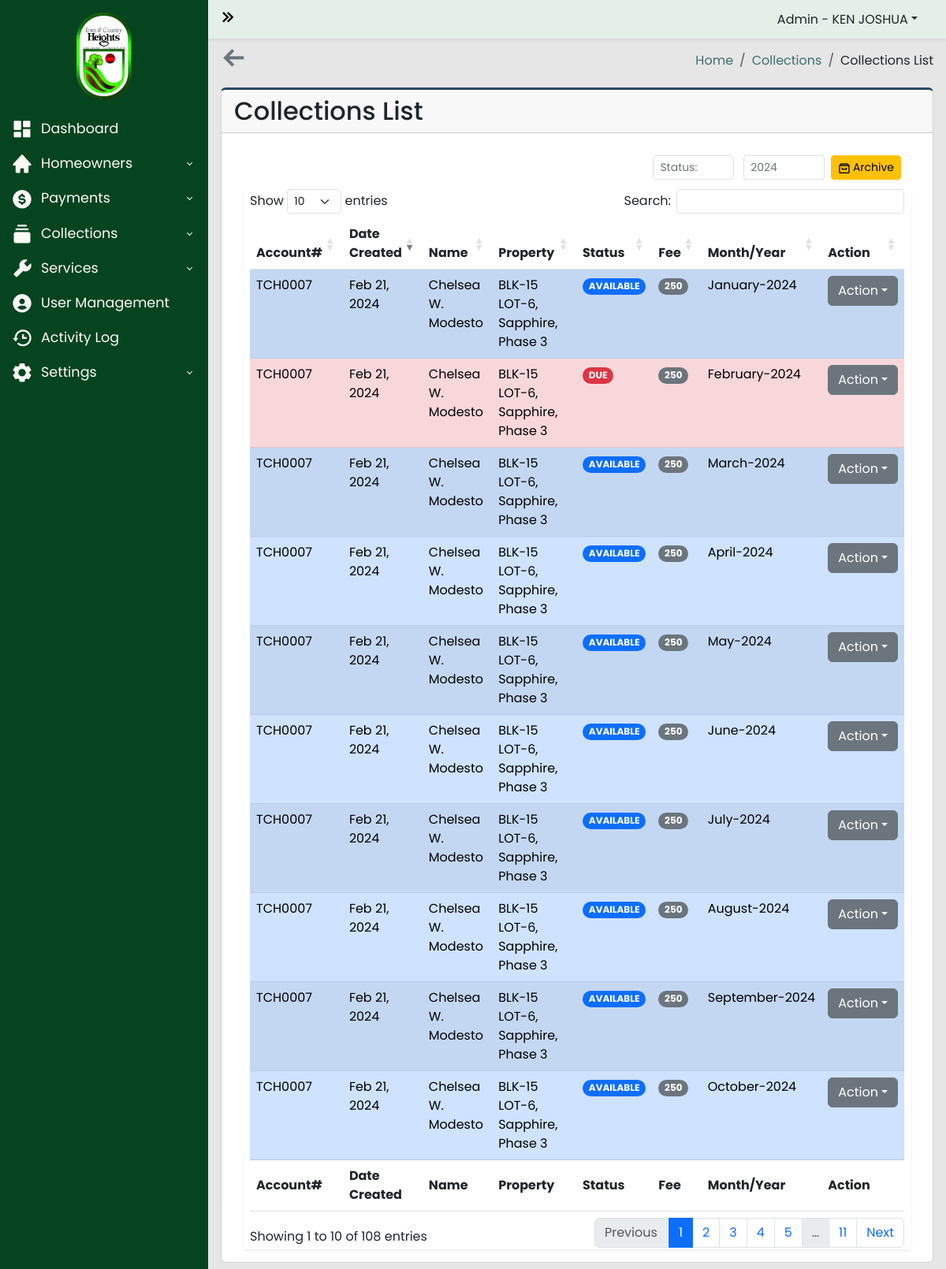
/admin-panel/collection_record.php (signed in), run on the app's committed database.
### tables this page shows
CREATE TABLE `collection_list` (
  `id` int(255) NOT NULL,
  `property_id` int(200) NOT NULL,
  `owners_id` int(255) NOT NULL,
  `collection_fee_id` int(250) NOT NULL,
  `date_created` datetime NOT NULL,
  `balance` varchar(200) NOT NULL,
  `date_paid` datetime NOT NULL,
  `status` varchar(200) NOT NULL,
  `month` varchar(200) NOT NULL,
  `month_int` varchar(100) NOT NULL,
  `year` varchar(200) NOT NULL,
  `email_status` varchar(100) NOT NULL DEFAULT 'NOT SENT',
  `archive` varchar(255) NOT NULL DEFAULT 'ACTIVE'
);

CREATE TABLE `homeowners_users` (
  `id` int(100) NOT NULL,
  `account_number` varchar(100) NOT NULL,
  `username` varchar(100) NOT NULL,
  `password` varchar(100) NOT NULL,
  `firstname` varchar(100) NOT NULL,
  `lastname` varchar(100) NOT NULL,
  `middle_initial` varchar(100) NOT NULL,
  `email` varchar(100) NOT NULL,
  `phone_number` varchar(100) NOT NULL,
  `blk` varchar(100) NOT NULL,
  `lot` varchar(100) NOT NULL,
  `street` varchar(100) NOT NULL,
  `phase` varchar(100) NOT NULL,
  `status` varchar(100) NOT NULL,
  `position` varchar(255) NOT NULL,
  `date_created` datetime NOT NULL,
  `archive` varchar(255) NOT NULL DEFAULT 'ACTIVE',
  `token` varchar(255) NOT NULL
);

CREATE TABLE `property_list` (
  `id` int(100) NOT NULL,
  `homeowners_id` int(100) NOT NULL,
  `blk` varchar(100) NOT NULL,
  `lot` varchar(100) NOT NULL,
  `phase` varchar(100) NOT NULL,
  `street` varchar(100) NOT NULL,
  `tenant` int(100) DEFAULT NULL,
  `archive` varchar(255) NOT NULL DEFAULT 'ACTIVE'
);

### admin-panel/collection_record.php (the view, shortened to what this page needs)
<?php
require_once("../includes/header.php");
$current_year = date("Y", strtotime("now"));
?>
<?php
$server = new Server;
$server->adminAuthentication();
?>
<body>
  <div class="wrapper">
    <?php
    require_once("../includes/sidebar.php");
    ?>
    <div class="main">
      <?php
      require_once("../includes/navbar.php");
      ?>
      <main class="content px-3 py-2">
        <section class="content-header d-flex justify-content-between align-items-center mb-3">
          <a href="../admin-panel/dashboard.php"><i class='bx bx-arrow-back text-secondary bx-tada-hover fs-2 fw-bold'></i></a>
          <ol class="breadcrumb mb-0">
            <li class="breadcrumb-item"><a href="../admin-panel/dashboard.php">Home</a></li>
            <li class="breadcrumb-item"><a href="#">Collections</a></li>
            <li class="breadcrumb-item">Collections List</li>
          </ol>
        </section>
        <div class="card card-border">
          <div class="card-header">
            <h2>Collections List</h2>
          </div>
          <div class="card-body">
            <div class="container-fluid">
              <section class="main-content">
                <div class="row">
                  <div class="col-xs-12">
                    <div class="box">
                      <div class="header-box container-fluid d-flex align-items-center">
                        <div class="col d-flex justify-content-end">
                          <div class="col d-flex justify-content-start">
                          </div>
                          <div class="col d-flex justify-content-end">
                            <div class="col-3 mx-1">
                              <select name="filter_table" id="filter_table" class="form-control form-control-sm text-secondary">
                                <option value="">Status:</option>
                              </select>
                            </div>
                            <div class="col-3 mx-2">
                              <input type="number" class="form-control form-control-sm text-secondary" id="filter_year" name="filter_year" value="<?php echo $current_year; ?>">
                            </div>
                            <a href="../archive/collection_record_archive_list.php" class="btn btn-warning btn-sm btn-flat"><i class='bx bx-archive bx-xs bx-tada-hover'></i>Archive</a>
                          </div>
                        </div>
                      </div>
                      <div class="body-box shadow-sm">
                        <div class="table-responsive mx-2">
                          <table id="collectionRecord" class="table table-striped" style="width:100%">
                            <thead>
                              <tr>
                                <th width="5%">Account#</th>
                                <th width="5%">Date Created</th>
                                <th width="15%">Name</th>
                                <th width="15%">Property</th>
                                <th width="10%">Status</th>
                                <th width="5%">Fee</th>
                                <th width="5%">Month/Year</th>
                                <th scope="col" width="5%">Action</th>
                              </tr>
                            </thead>
                            <tbody>
                              <?php
                              $ACTIVE = "ACTIVE";
                              $query = "SELECT
                                  collection_list.id,
                                  collection_list.property_id,
                                  collection_list.collection_fee_id,
                                  collection_list.date_created,
                                  collection_list.balance,
                                  collection_list.status,
                                  collection_list.month,
                                  collection_list.year,
                                  property_list.id as property_id,
                                  property_list.homeowners_id,
                                  property_list.blk,
                                  property_list.lot,
                                  property_list.phase,
                                  property_list.street,
                                  property_list.tenant,
                                  homeowners_users.id,
                                  homeowners_users.account_number,
                                  homeowners_users.firstname,
                                  homeowners_users.lastname,
                                  homeowners_users.middle_initial,
                                  collection_fee.fee as collection_fee
                                FROM collection_list
                                INNER JOIN property_list ON collection_list.property_id = property_list.id
                                INNER JOIN homeowners_users ON property_list.homeowners_id = homeowners_users.id
                                INNER JOIN collection_fee ON collection_list.collection_fee_id = collection_fee.id
                                WHERE collection_list.archive = :ACTIVE
                                ";
                              $data = ["ACTIVE" => $ACTIVE];
                              $connection = $server->openConn();
                              $stmt = $connection->prepare($query);
                              $stmt->execute($data);
                              if ($stmt->rowCount() > 0) {
                                while ($result = $stmt->fetch()) {
                                  $date_created = $result['date_created'];
                                  $status = $result['status'];
                                  $balance = $result['balance'];
                                  $month = $result['month'];
                                  $year = $result['year'];
                                  $blk = $result['blk'];
                                  $lot = $result['lot'];
                                  $phase = $result['phase'];
                                  $street = $result['street'];
                                  $account_number = $result['account_number'];
                                  $firstname = $result['firstname'];
                                  $lastname = $result['lastname'];
                                  $middle_initital = $result['middle_initial'];
                              ?>
                                  <?php
                                  if ($status == "AVAILABLE") {
                                  ?>
                                    <tr class="table-primary">
                                    <?php
                                  } elseif ($status == "DUE") {
                                    ?>
                                    <tr class="table-danger">
                                    <?php
                                  } elseif ($status == "PAID") {
                                    ?>
                                    <tr class="table-success">
                                    <?php
                                  } else {
                                    ?>
                                    <tr class="table-secondary">
                                    <?php
                                  }
                                    ?>
                                    <td><?php echo $account_number; ?></td>
                                    <td><?php echo date("M d, Y", strtotime($date_created)); ?></td>
                                    <td><?php echo $firstname . " " . $middle_initital . " " . $lastname; ?></td>
                                    <td><?php echo "BLK-" . $blk . " LOT-" . $lot . ", " . $street . ", " . $phase; ?></td>
                                    <td>
                                      <?php
                                      if ($status == "AVAILABLE") {
                                      ?>
                                        <span class="badge rounded-pill text-bg-primary">AVAILABLE</span>
                                      <?php
                                      } elseif ($status == "DUE") {
                                      ?>
                                        <span class="badge rounded-pill text-bg-danger">DUE</span>
                                      <?php
                                      } elseif ($status == "PAID") {
                                      ?>
                                        <span class="badge rounded-pill text-bg-success">PAID</span>
                                      <?php
                                      } else {
                                      ?>
                                        <span class="badge rounded-pill text-bg-secondary">NOT AVAILBLE</span>
                                      <?php
                                      }
                                      ?>
                                    </td>
                                    <td><span class="badge rounded-pill text-bg-secondary"><?php echo $balance; ?></span></td>
                                    <td><?php echo $month . "-" . $year; ?></td>
                                    <td>
                                      <div class="dropdown">
                                        <a type="button" class="btn btn-secondary dropdown-toggle" data-bs-toggle="dropdown">Action</a>
                                      </div>
                                    </td>
                                    </tr>
                                <?php
                                }
                              }
                                ?>
                            </tbody>
                            <tfoot>
                              <tr>
                                <th width="5%">Account#</th>
                                <th width="5%">Date Created</th>
                                <th width="15%">Name</th>
                                <th width="15%">Property</th>
                                <th width="10%">Status</th>
                                <th width="5%">Fee</th>
                                <th width="5%">Month/Year</th>
                                <th scope="col" width="5%">Action</th>
                              </tr>
                            </tfoot>
                          </table>
                        </div>
                      </div>
                    </div>
                  </div>
                </div>
              </section>
            </div>
          </div>
        </div>
      </main>
    </div>
  </div>
  <?php
  include("../includes/footer.php");
  ?>

### styles/yearpicker.css (style rules this page uses)
:root { --background-color: #fff; --border-color: #ccc; --text-color: #555; --selected-text-color: rgb(56, 241, 164); --hover-background-color: #eee; }

### styles/general.css (style rules this page uses)
* { padding: 0; margin: 0; box-sizing: border-box; font-family: Poppins, sans-serif; }

### styles/admin-dashboard.css (style rules this page uses)
* { padding: 0; margin: 0; box-sizing: border-box; font-family: Poppins, sans-serif; }
body { background-image: url("../img/town_and_country_heights.jpg"); background-size: cover; background-repeat: no-repeat; background-attachment: fixed; }
.content { margin-top: 50px; }
.wrapper { display: flex; align-items: stretch; width: 100%; overflow: hidden; min-height: 100vh; }
.main { background-color: #e6e6e6; margin-left: 264px; transition: 0.6s ease; }
.main { display: flex; flex-direction: column; width: 100%; overflow: hidden; }
h2 { margin: 0; }
.breadcrumb-item a { text-decoration: none; color: #3C6E71; }
.header-box { height: 55px; background-color: white; }
.bx-plus, .bx-refresh, .bx-archive, .bx-printer, .bx-filter-alt, .bxs-download { vertical-align: middle; margin-right: 3px; }
.body-box { background-color: white; }
.card-border { border-top: 3px solid #284B63 ; }

### styles/login.css (style rules this page uses)
* { font-family: 'Poppins', sans-serif; }

### styles/signup.css (style rules this page uses)
* { font-family: 'Poppins', sans-serif; }

### data on the page
collection_list: homeowners_users.account_number "TCH0007", date_created "Feb 21, 2024", homeowners_users.firstname "Chelsea", homeowners_users.middle_initial "W.", homeowners_users.lastname "Modesto", property_list.blk "15", property_list.lot "6", property_list.street "Sapphire", property_list.phase "Phase 3", status "AVAILABLE", balance "250", month "January", year "2024"
collection_list: homeowners_users.account_number "TCH0007", date_created "Feb 21, 2024", homeowners_users.firstname "Chelsea", homeowners_users.middle_initial "W.", homeowners_users.lastname "Modesto", property_list.blk "15", property_list.lot "6", property_list.street "Sapphire", property_list.phase "Phase 3", status "DUE", balance "250", month "February", year "2024"
collection_list: homeowners_users.account_number "TCH0007", date_created "Feb 21, 2024", homeowners_users.firstname "Chelsea", homeowners_users.middle_initial "W.", homeowners_users.lastname "Modesto", property_list.blk "15", property_list.lot "6", property_list.street "Sapphire", property_list.phase "Phase 3", status "AVAILABLE", balance "250", month "March", year "2024"
collection_list: homeowners_users.account_number "TCH0007", date_created "Feb 21, 2024", homeowners_users.firstname "Chelsea", homeowners_users.middle_initial "W.", homeowners_users.lastname "Modesto", property_list.blk "15", property_list.lot "6", property_list.street "Sapphire", property_list.phase "Phase 3", status "AVAILABLE", balance "250", month "April", year "2024"
collection_list: homeowners_users.account_number "TCH0007", date_created "Feb 21, 2024", homeowners_users.firstname "Chelsea", homeowners_users.middle_initial "W.", homeowners_users.lastname "Modesto", property_list.blk "15", property_list.lot "6", property_list.street "Sapphire", property_list.phase "Phase 3", status "AVAILABLE", balance "250", month "May", year "2024"
collection_list: homeowners_users.account_number "TCH0007", date_created "Feb 21, 2024", homeowners_users.firstname "Chelsea", homeowners_users.middle_initial "W.", homeowners_users.lastname "Modesto", property_list.blk "15", property_list.lot "6", property_list.street "Sapphire", property_list.phase "Phase 3", status "AVAILABLE", balance "250", month "June", year "2024"
collection_list: homeowners_users.account_number "TCH0007", date_created "Feb 21, 2024", homeowners_users.firstname "Chelsea", homeowners_users.middle_initial "W.", homeowners_users.lastname "Modesto", property_list.blk "15", property_list.lot "6", property_list.street "Sapphire", property_list.phase "Phase 3", status "AVAILABLE", balance "250", month "July", year "2024"
collection_list: homeowners_users.account_number "TCH0007", date_created "Feb 21, 2024", homeowners_users.firstname "Chelsea", homeowners_users.middle_initial "W.", homeowners_users.lastname "Modesto", property_list.blk "15", property_list.lot "6", property_list.street "Sapphire", property_list.phase "Phase 3", status "AVAILABLE", balance "250", month "August", year "2024"
collection_list: homeowners_users.account_number "TCH0007", date_created "Feb 21, 2024", homeowners_users.firstname "Chelsea", homeowners_users.middle_initial "W.", homeowners_users.lastname "Modesto", property_list.blk "15", property_list.lot "6", property_list.street "Sapphire", property_list.phase "Phase 3", status "AVAILABLE", balance "250", month "September", year "2024"
collection_list: homeowners_users.account_number "TCH0007", date_created "Feb 21, 2024", homeowners_users.firstname "Chelsea", homeowners_users.middle_initial "W.", homeowners_users.lastname "Modesto", property_list.blk "15", property_list.lot "6", property_list.street "Sapphire", property_list.phase "Phase 3", status "AVAILABLE", balance "250", month "October", year "2024"

### other printed values
$_SESSION['firstname'] "KEN JOSHUA"
